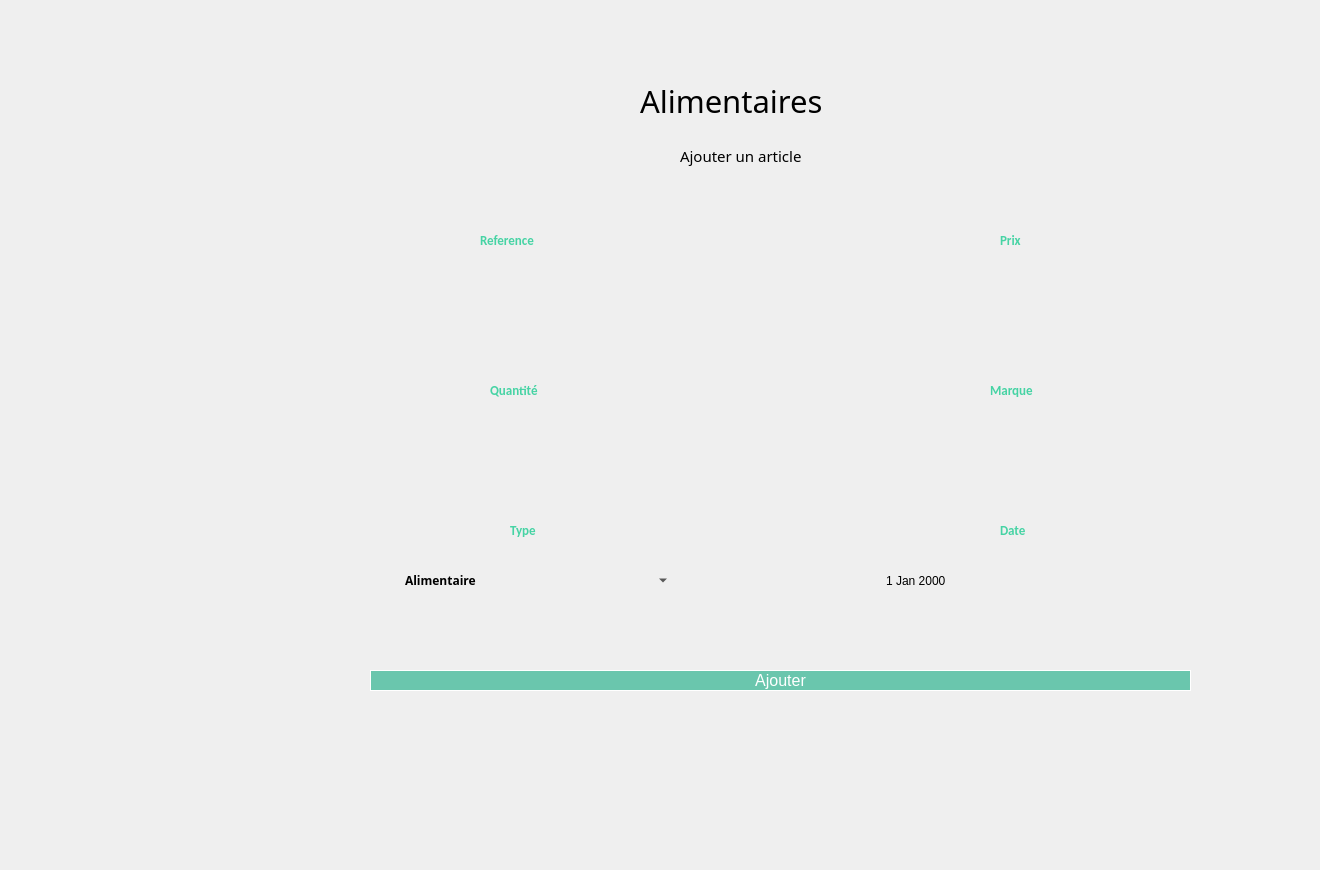
    <widget class="QWidget" name="page">
     <widget class="QPushButton" name="pushButton">
      <property name="geometry">
       <rect>
        <x>370</x>
        <y>670</y>
        <width>821</width>
        <height>21</height>
       </rect>
      </property>
      <property name="styleSheet">
       <string notr="true">QPushButton{
line-height: 1;
    color: #ffffff;
    background-color: #6ac6ad;
    background-clip: padding-box;
	border: 1px solid #ffffff;
    font-weight: 400;
	font-size: 16px;
    padding: 0.875rem 1.375rem;
}
QPushButton:hover{
	border: 1px solid #f75454;
 color: #f75454;
    background-color: #ffffff;

}
</string>
      </property>
      <property name="text">
       <string>Ajouter</string>
      </property>
     </widget>
     <widget class="QLabel" name="label">
      <property name="geometry">
       <rect>
        <x>480</x>
        <y>230</y>
        <width>111</width>
        <height>20</height>
       </rect>
      </property>
      <property name="font">
       <font>
        <family>Calibri</family>
        <pointsize>10</pointsize>
        <weight>75</weight>
        <bold>true</bold>
       </font>
      </property>
      <property name="styleSheet">
       <string notr="true">color: rgb(70, 211, 164);</string>
      </property>
      <property name="text">
       <string>Reference</string>
      </property>
     </widget>
     <widget class="QLineEdit" name="ref">
      <property name="geometry">
       <rect>
        <x>390</x>
        <y>270</y>
        <width>281</width>
        <height>41</height>
       </rect>
      </property>
      <property name="styleSheet">
       <string notr="true"> background-color: Transparent;
 border: none;</string>
      </property>
      <property name="clearButtonEnabled">
       <bool>false</bool>
      </property>
     </widget>
     <widget class="QLineEdit" name="quant">
      <property name="geometry">
       <rect>
        <x>380</x>
        <y>420</y>
        <width>301</width>
        <height>41</height>
       </rect>
      </property>
      <property name="styleSheet">
       <string notr="true"> background-color: Transparent;
 border: none;</string>
      </property>
     </widget>
     <widget class="QLineEdit" name="prix">
      <property name="geometry">
       <rect>
        <x>870</x>
        <y>271</y>
        <width>291</width>
        <height>41</height>
       </rect>
      </property>
      <property name="styleSheet">
       <string notr="true"> background-color: Transparent;
 border: none;</string>
      </property>
     </widget>
     <widget class="QDateEdit" name="d">
      <property name="geometry">
       <rect>
        <x>870</x>
        <y>560</y>
        <width>291</width>
        <height>41</height>
       </rect>
      </property>
      <property name="layoutDirection">
       <enum>Qt::RightToLeft</enum>
      </property>
      <property name="styleSheet">
       <string notr="true"> background-color: Transparent;
 border: none;</string>
      </property>
     </widget>
     <widget class="QComboBox" name="type">
      <property name="geometry">
       <rect>
        <x>400</x>
        <y>560</y>
        <width>271</width>
        <height>41</height>
       </rect>
      </property>
      <property name="font">
       <font>
        <family>Myriad Pro</family>
        <weight>75</weight>
        <bold>true</bold>
       </font>
      </property>
      <property name="styleSheet">
       <string notr="true"> background-color: Transparent;
 border: none;</string>
      </property>
      <item>
       <property name="text">
        <string>Alimentaire</string>
       </property>
      </item>
      <item>
       <property name="text">
        <string>Congele</string>
       </property>
      </item>
      <item>
       <property name="text">
        <string>Vetements</string>
       </property>
      </item>
     </widget>
     <widget class="QLineEdit" name="marque">
      <property name="geometry">
       <rect>
        <x>870</x>
        <y>420</y>
        <width>291</width>
        <height>41</height>
       </rect>
      </property>
      <property name="styleSheet">
       <string notr="true"> background-color: Transparent;
 border: none;</string>
      </property>
     </widget>
     <widget class="QPushButton" name="pushButton_article">
      <property name="geometry">
       <rect>
        <x>400</x>
        <y>150</y>
        <width>141</width>
        <height>41</height>
       </rect>
      </property>
      <property name="text">
       <string/>
      </property>
      <property name="flat">
       <bool>true</bool>
      </property>
     </widget>
     <widget class="QPushButton" name="pushButton_stock1">
      <property name="geometry">
       <rect>
        <x>40</x>
        <y>280</y>
        <width>211</width>
        <height>61</height>
       </rect>
      </property>
      <property name="styleSheet">
       <string notr="true">QPushButton {
	font-weight: 500;
	text-align: center;
    vertical-align: middle;
	background-color: transparent;
	padding: 5px 15px 15px 20px;
    color: #fff;
	font-size: 11px;
	border : 0;
	border-right: 3px solid transparent;
 	background-position: center top;
    background-repeat: no-repeat;
    background-origin: content;
    background-image: url(&quot;C:/Users/hp/Desktop/anglais/projet c++ design/pie1.png&quot;);
}

QPushButton:hover {
	color: #ffffff;
	font-weight: 500;
	background-image: url(&quot;C:/Users/hp/Desktop/anglais/projet c++ design/pie2.png&quot;);
}</string>
      </property>
      <property name="text">
       <string/>
      </property>
      <property name="flat">
       <bool>true</bool>
      </property>
     </widget>
     <widget class="QLabel" name="label_51">
      <property name="geometry">
       <rect>
        <x>820</x>
        <y>230</y>
        <width>371</width>
        <height>121</height>
       </rect>
      </property>
      <property name="text">
       <string/>
      </property>
      <property name="pixmap">
       <pixmap>../../Downloads/saisir.png</pixmap>
      </property>
      <property name="scaledContents">
       <bool>true</bool>
      </property>
     </widget>
     <widget class="QLabel" name="label_52">
      <property name="geometry">
       <rect>
        <x>1000</x>
        <y>230</y>
        <width>111</width>
        <height>20</height>
       </rect>
      </property>
      <property name="font">
       <font>
        <family>Calibri</family>
        <pointsize>10</pointsize>
        <weight>75</weight>
        <bold>true</bold>
       </font>
      </property>
      <property name="styleSheet">
       <string notr="true">color: rgb(70, 211, 164);</string>
      </property>
      <property name="text">
       <string>Prix</string>
      </property>
     </widget>
     <widget class="QLabel" name="label_54">
      <property name="geometry">
       <rect>
        <x>490</x>
        <y>380</y>
        <width>111</width>
        <height>20</height>
       </rect>
      </property>
      <property name="font">
       <font>
        <family>Calibri</family>
        <pointsize>10</pointsize>
        <weight>75</weight>
        <bold>true</bold>
       </font>
      </property>
      <property name="styleSheet">
       <string notr="true">color: rgb(70, 211, 164);</string>
      </property>
      <property name="text">
       <string>Quantité</string>
      </property>
     </widget>
     <widget class="QLabel" name="label_2">
      <property name="geometry">
       <rect>
        <x>510</x>
        <y>520</y>
        <width>111</width>
        <height>20</height>
       </rect>
      </property>
      <property name="font">
       <font>
        <family>Calibri</family>
        <pointsize>10</pointsize>
        <weight>75</weight>
        <bold>true</bold>
       </font>
      </property>
      <property name="styleSheet">
       <string notr="true">color: rgb(70, 211, 164);</string>
      </property>
      <property name="text">
       <string>Type</string>
      </property>
     </widget>
     <widget class="QLabel" name="label_55">
      <property name="geometry">
       <rect>
        <x>1000</x>
        <y>520</y>
        <width>111</width>
        <height>20</height>
       </rect>
      </property>
      <property name="font">
       <font>
        <family>Calibri</family>
        <pointsize>10</pointsize>
        <weight>75</weight>
        <bold>true</bold>
       </font>
      </property>
      <property name="styleSheet">
       <string notr="true">color: rgb(70, 211, 164);</string>
      </property>
      <property name="text">
       <string>Date</string>
      </property>
     </widget>
     <widget class="QLabel" name="label_56">
      <property name="geometry">
       <rect>
        <x>990</x>
        <y>380</y>
        <width>111</width>
        <height>20</height>
       </rect>
      </property>
      <property name="font">
       <font>
        <family>Calibri</family>
        <pointsize>10</pointsize>
        <weight>75</weight>
        <bold>true</bold>
       </font>
      </property>
      <property name="styleSheet">
       <string notr="true">color: rgb(70, 211, 164);</string>
      </property>
      <property name="text">
       <string>Marque</string>
      </property>
     </widget>
     <widget class="QLabel" name="label_313">
      <property name="geometry">
       <rect>
        <x>-20</x>
        <y>-20</y>
        <width>1311</width>
        <height>861</height>
       </rect>
      </property>
      <property name="text">
       <string/>
      </property>
      <property name="pixmap">
       <pixmap>../../Desktop/anglais/projet c++ design/bg2.png</pixmap>
      </property>
      <property name="scaledContents">
       <bool>true</bool>
      </property>
     </widget>
     <widget class="QLabel" name="label_314">
      <property name="geometry">
       <rect>
        <x>640</x>
        <y>60</y>
        <width>301</width>
        <height>81</height>
       </rect>
      </property>
      <property name="font">
       <font>
        <family>Montserrat Alternates</family>
        <pointsize>23</pointsize>
       </font>
      </property>
      <property name="text">
       <string>Alimentaires</string>
      </property>
     </widget>
     <widget class="QLabel" name="label_315">
      <property name="geometry">
       <rect>
        <x>340</x>
        <y>240</y>
        <width>371</width>
        <height>121</height>
       </rect>
      </property>
      <property name="text">
       <string/>
      </property>
      <property name="pixmap">
       <pixmap>../../Downloads/saisir.png</pixmap>
      </property>
      <property name="scaledContents">
       <bool>true</bool>
      </property>
     </widget>
     <widget class="QLabel" name="label_316">
      <property name="geometry">
       <rect>
        <x>340</x>
        <y>380</y>
        <width>371</width>
        <height>121</height>
       </rect>
      </property>
      <property name="text">
       <string/>
      </property>
      <property name="pixmap">
       <pixmap>../../Downloads/saisir.png</pixmap>
      </property>
      <property name="scaledContents">
       <bool>true</bool>
      </property>
     </widget>
     <widget class="QLabel" name="label_53">
      <property name="geometry">
       <rect>
        <x>830</x>
        <y>380</y>
        <width>371</width>
        <height>121</height>
       </rect>
      </property>
      <property name="text">
       <string/>
      </property>
      <property name="pixmap">
       <pixmap>../../Downloads/saisir.png</pixmap>
      </property>
      <property name="scaledContents">
       <bool>true</bool>
      </property>
     </widget>
     <widget class="QLabel" name="label_317">
      <property name="geometry">
       <rect>
        <x>340</x>
        <y>520</y>
        <width>371</width>
        <height>121</height>
       </rect>
      </property>
      <property name="text">
       <string/>
      </property>
      <property name="pixmap">
       <pixmap>../../Downloads/saisir.png</pixmap>
      </property>
      <property name="scaledContents">
       <bool>true</bool>
      </property>
     </widget>
     <widget class="QLabel" name="label_318">
      <property name="geometry">
       <rect>
        <x>830</x>
        <y>520</y>
        <width>371</width>
        <height>121</height>
       </rect>
      </property>
      <property name="text">
       <string/>
      </property>
      <property name="pixmap">
       <pixmap>../../Downloads/saisir.png</pixmap>
      </property>
      <property name="scaledContents">
       <bool>true</bool>
      </property>
     </widget>
     <widget class="QLabel" name="label_319">
      <property name="geometry">
       <rect>
        <x>680</x>
        <y>140</y>
        <width>191</width>
        <height>31</height>
       </rect>
      </property>
      <property name="font">
       <font>
        <family>Montserrat Alternates</family>
        <pointsize>11</pointsize>
       </font>
      </property>
      <property name="text">
       <string>Ajouter un article</string>
      </property>
     </widget>
     <widget class="QPushButton" name="pushButton_109">
      <property name="geometry">
       <rect>
        <x>100</x>
        <y>380</y>
        <width>91</width>
        <height>61</height>
       </rect>
      </property>
      <property name="styleSheet">
       <string notr="true">QPushButton {
	font-weight: 500;
	text-align: center;
    vertical-align: middle;
	background-color: transparent;
	padding: 5px 15px 15px 20px;
    color: #fff;
	font-size: 11px;
	border : 0;
	border-right: 3px solid transparent;
 	background-position: center top;
    background-repeat: no-repeat;
    background-origin: content;
    background-image: url(&quot;C:/Users/hp/Desktop/anglais/projet c++ design/gestion1.png&quot;);
}

QPushButton:hover {
	color: #ffffff;
	font-weight: 500;
	background-image: url(&quot;C:/Users/hp/Desktop/anglais/projet c++ design/gestion2.png&quot;);
}</string>
      </property>
      <property name="text">
       <string/>
      </property>
     </widget>
     <widget class="QPushButton" name="pushButton_111">
      <property name="geometry">
       <rect>
        <x>0</x>
        <y>710</y>
        <width>121</width>
        <height>61</height>
       </rect>
      </property>
      <property name="styleSheet">
       <string notr="true">QPushButton {
	font-weight: 500;
	text-align: center;
    vertical-align: middle;
	background-color: transparent;
	padding: 5px 15px 15px 20px;
    color: #fff;
	font-size: 11px;
	border : 0;
	border-right: 3px solid transparent;
 	background-position: center top;
    background-repeat: no-repeat;
    background-origin: content;
    background-image: url(&quot;C:/Users/hp/Desktop/anglais/projet c++ design/return1.png&quot;);
}

QPushButton:hover {
	color: #ffffff;
	font-weight: 500;
	background-image: url(&quot;C:/Users/hp/Desktop/anglais/projet c++ design/return2.png&quot;);
}</string>
      </property>
      <property name="text">
       <string/>
      </property>
     </widget>
     <zorder>label_313</zorder>
     <zorder>pushButton</zorder>
     <zorder>label</zorder>
     <zorder>pushButton_article</zorder>
     <zorder>pushButton_stock1</zorder>
     <zorder>label_51</zorder>
     <zorder>label_52</zorder>
     <zorder>prix</zorder>
     <zorder>label_54</zorder>
     <zorder>label_2</zorder>
     <zorder>label_55</zorder>
     <zorder>label_56</zorder>
     <zorder>label_314</zorder>
     <zorder>label_315</zorder>
     <zorder>ref</zorder>
     <zorder>label_316</zorder>
     <zorder>quant</zorder>
     <zorder>label_53</zorder>
     <zorder>marque</zorder>
     <zorder>label_317</zorder>
     <zorder>type</zorder>
     <zorder>label_318</zorder>
     <zorder>d</zorder>
     <zorder>label_319</zorder>
     <zorder>pushButton_109</zorder>
     <zorder>pushButton_111</zorder>
    </widget>
